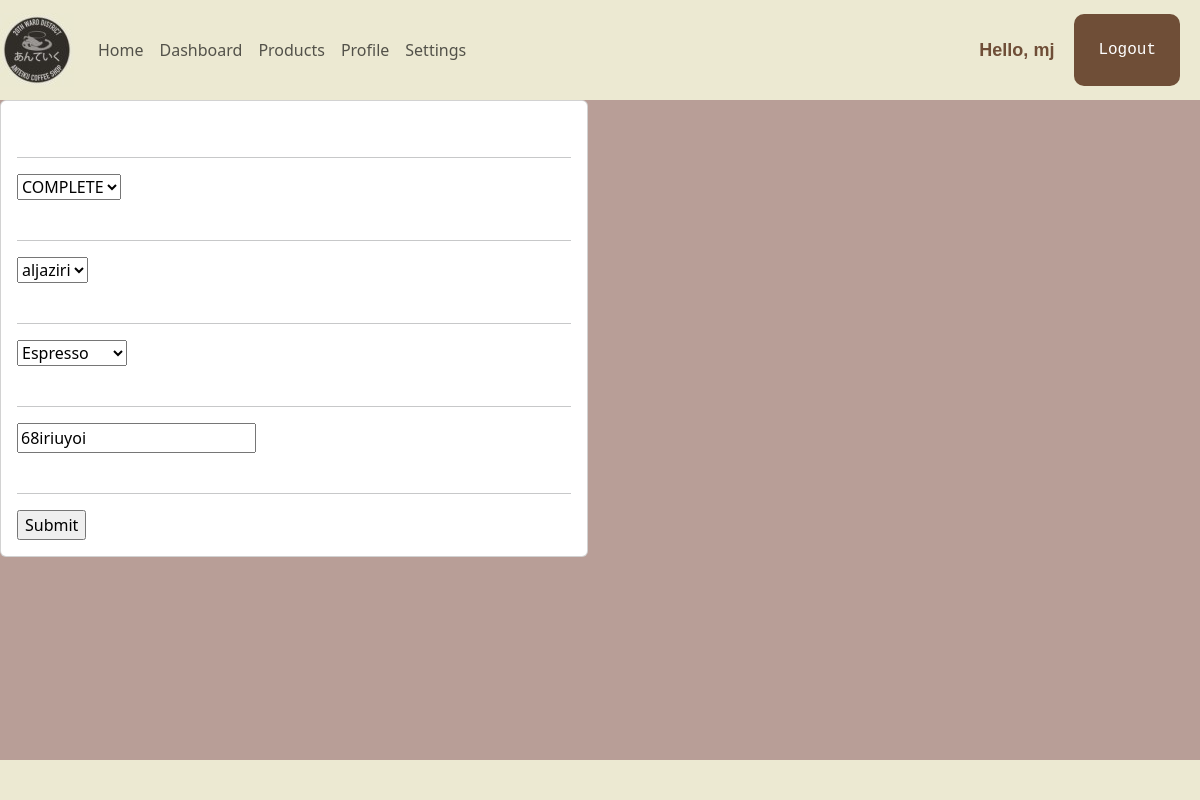
The page /update_order/29 (signed in) on the database its author committed.
### shopFront/models.py (models this page shows)
class Order(models.Model):
    placed_at = models.DateTimeField(auto_now_add=True)
    payment_status = models.CharField(max_length=20,choices=PAYMENT_STATUS_CHOICES,default=PAYMENT_STATUS_PENDING)
    customer = models.ForeignKey(Customer,on_delete=models.PROTECT)
    product = models.ForeignKey(Product,null=True, on_delete=models.PROTECT)
    note = models.CharField(max_length=1000, null=True)
    def __str__(self):
        return self.product.title

### shopFront/decorators.py (the view)
		def wrapper_func(request, *args, **kwargs):
			group = None
			if request.user.groups.exists():
				group = request.user.groups.all()[0].name
			if group in allowed_roles:
				return view_func(request, *args, **kwargs)
			else:
				return HttpResponse('You are not authorized to view this page')

### shopFront/forms.py
class OrderForm(ModelForm):
    class Meta:
        model = Order
        fields = '__all__'

### shopFront/models.py (called while the page is built)
    def __str__(self):
        return self.title

    def __str__(self):
        return self.last_name

### shopFront/views.py (called while the page is built)
@login_required(login_url='loginPage')
@allowed_users(allowed_roles=['admin'])
def updateOrder(request,pk):
    order = Order.objects.get(id=pk)
    form = OrderForm(instance=order)
    print('ORDER:', order)
    if request.method == 'POST':
        form = OrderForm(request.POST,instance=order)
        if form.is_valid():
            form.save()
            return redirect(reverse('dashboardPage'))
    context = {'form':form}
    return render(request,'shopFront/order_form.html',context)

### shopFront/templates/shopFront/order_form.html (shortened to what this page needs)
{%  extends 'shopFront/main.html' %}
{% load static %}
{% block content %}
<div class="row">
	<div class="col-md-6">
		<div class="card card-body">
			<form action="" method="POST">
				{% for field in form %}
					<br>
					<hr>
					{{field}}
					<br>
				{% endfor %}
				<br>
				<hr>
				<input type="submit" name="Submit">
			</form>
		</div>
	</div>
</div>
<div class="footer">
</div>
{% endblock %}

### shopFront/templates/shopFront/navbar.html (shortened to what this page needs)
{% load static %}
<nav class="navbar sticky-top navbar-expand-lg navbar-light" style="background-color:#ece9d2">
    <a class="navbar-brand" href="#"><img src="{% static "/images/logo.jpg" %}" alt="coffe mug"></a>
    <div class="collapse navbar-collapse" id="navbarNav">
      <ul class="navbar-nav">
        <li class="nav-item active">
          <a class="nav-link" href="{% url "homePage" %}">Home</a>
        </li>
        <li class="nav-item">
          <a class="nav-link" href="{% url "dashboardPage" %}">Dashboard</a>
        </li>
        <li class="nav-item">
          <a class="nav-link" href="{% url "productsPage" %}">Products</a>
        </li>
        <li class="nav-item">
          <a class="nav-link" href="{% url "user-Page" %}">Profile</a>
        </li>
        <li class="nav-item">
          <a class="nav-link" href="{% url 'account' %}">Settings</a>
        </li>
      </ul>
    </div>
    <span class="hello-msg">Hello, {{request.user}}</span>
    <form action="{% url 'logout' %}">
      <input class="logout-btn" type="submit" value="Logout" />
    </form>
  </nav>

### shopFront/templates/shopFront/main.html (style rules this page uses)
body { background-color : #B89E97; }

### shopFront/templates/shopFront/navbar.html (style rules this page uses)
.hello-msg { font-size:18px; color:#6F4E37; font-weight:bold; font-family: sans-serif; margin-right:20px; }

### shopFront/templates/shopFront/order_form.html (style rules this page uses)
.footer { position: fixed; left: 0; bottom: 0; width: 100%; height: 2.5rem; background-color: #ece9d2; }

### rows shown on the page
Order: form "COMPLETE" "aljaziri" "Espresso" "68iriuyoi"

### other values the page prints
{{ request.user }} "mj"
